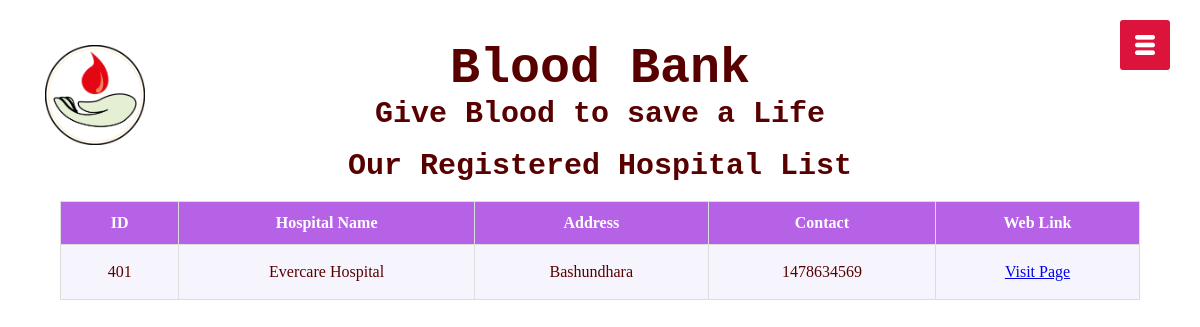
The app's page /hospital-list.php with its own data.
### tables this page shows
CREATE TABLE `hospital` (
  `h_id` int(11) NOT NULL,
  `h_name` varchar(50) NOT NULL,
  `h_address` char(100) DEFAULT NULL,
  `h_phone` int(11) NOT NULL,
  `h_link` varchar(50) NOT NULL
);

### hospital-list.php (the view, shortened to what this page needs)
<?php
include('connection.php');
?>
<!DOCTYPE html>
<html>
<head>
	<img src="picmain/main-logo.png" class="logo">
	<div class="banner-text">
		<h1>Blood Bank</h1>
		<p>Give Blood to save a Life</p>
	<link rel="stylesheet" type="text/css" href="css-main/s8.css">
</head>
<body style="background-image: url('images/hospital.jpg');">
	<br>
<p align="center">Our Registered Hospital List</p>
<br>
<table id="customers" style="margin: 0px auto;">
    <tr>
		<th>ID</th>
        <th>Hospital Name</th>
        <th>Address</th>
        <th>Contact</th>
		<th>Web Link</th>
    </tr>
	<?php
$q=$db->query("SELECT * FROM hospital");
while ($p=$q->fetch(PDO::FETCH_OBJ)) {
	?>
	<tr>
		<td><?= $p->h_id; ?></td>
        <td><?= $p->h_name; ?></td>
		<td><?= $p->h_address; ?></td>
		<td><?= $p->h_phone; ?></td>
		<td><a href="<?= $p->h_link; ?>">Visit Page</a></td>
  </tr>
	<?php
}
	 ?>
</table>
	<div id="menuBtn">
		<img src="images/menu.png" id="menu">
	</div>
</body>
</html>

### css-main/s8.css (style rules this page uses)
* { margin: 0; padding: 0; font-family: 'Poppins', serif; }
body { background-image:url("../picmain/pic8.jpg");); background-size: cover; background-position: center; background-repeat: no-repeat; }
.logo { width: 100px; height: 100px; position: absolute; top: 45px; left: 45px; }
.banner-text { text-align: center; color: #580000; padding-top: 40px; }
.banner-text h1 { font-size: 50px; position: right; top: 4%; left:10%; font-family: 'Courier New', Courier, monospace; }
.banner-text p { font-size: 30px; font-family:'Courier New', Courier, monospace; font-weight: bold; }
#menuBtn { width: 50px; height: 50px; background: #DC143C; position: fixed; right: 30px; top: 20px; border-radius: 3px; z-index: 3; cursor: pointer; }
#menuBtn img { width: 20px; margin-top: 15px; }
#customers { font-family: "Trebuchet MS", Arial, Helvetica, sans-serif; border-collapse: collapse; width: 90%; margin: 5px; text-align: center; }
#customers td, #customers th { border: 1px solid #ddd; padding: 18px; }
#customers tr:nth-child(even) { background-color:#f6f5fd; }
#customers tr:nth-child(odd) { background-color:#fcfcfcd0; }
#customers th { padding-top: 12px; padding-bottom: 12px; text-align: center; background-color: #9314dca9; color: white; }

### records on screen
hospital: h_id "401", h_name "Evercare Hospital", h_address "Bashundhara", h_phone "1478634569"
